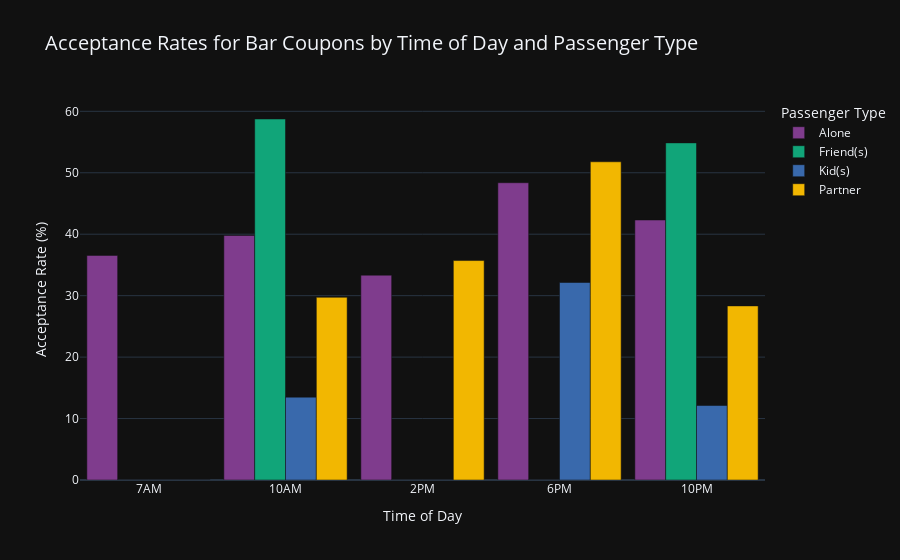

Here is the notebook cell this chart was saved with:
### Markdown cell above
# Acceptance Rates for Bar Coupons by Time of Day and Passenger Type

### Code cell
# Define a custom ordered list of time periods
time_order = ['7AM', '10AM', '2PM', '6PM', '10PM']

# Group data by time and passenger type, then calculate acceptance rates
time_passenger_group = bar_coupons.groupby(['time', 'passanger'])['Y'].mean().reset_index()
time_passenger_group.columns = ['Time of Day', 'Passenger Type', 'Acceptance Rate']
time_passenger_group['Acceptance Rate'] *= 100  # Convert to percentage

# Convert 'Time of Day' to a categorical variable with the specified custom order
time_passenger_group['Time of Day'] = pd.Categorical(time_passenger_group['Time of Day'], categories=time_order, ordered=True)

# Ensure all specified time periods are included
# Create a new DataFrame index with all combinations of time periods and passenger types
time_passenger_combinations = pd.MultiIndex.from_product([time_order, time_passenger_group['Passenger Type'].unique()], names=['Time of Day', 'Passenger Type'])
time_passenger_group = time_passenger_group.set_index(['Time of Day', 'Passenger Type']).reindex(time_passenger_combinations, fill_value=0).reset_index()

# Create a grouped bar chart using Plotly Express
fig = px.bar(
    data_frame=time_passenger_group,
    x='Time of Day',
    y='Acceptance Rate',
    color='Passenger Type',
    barmode='group',  # Group bars by passenger type
    labels={'Acceptance Rate': 'Acceptance Rate (%)'},
    title='Acceptance Rates for Bar Coupons by Time of Day and Passenger Type',
    color_discrete_sequence=px.colors.qualitative.Bold
)

# Maintain earlier format
fig.update_layout(
    xaxis_title='Time of Day',
    yaxis_title='Acceptance Rate (%)',
    title_font_size=20,
    template='plotly_dark',
    bargap=0.1
)

# Display the plot
fig.show()

### Figure 1 — Plotly figure (JSON) as saved in the notebook; plotly's stock layout.template omitted (floating-point values rounded to 4 significant figures)
{"data": [{"alignmentgroup": "True", "hovertemplate": "Passenger Type=Alone<br>Time of Day=%{x}<br>Acceptance Rate (%)=%{y}<extra></extra>", "legendgroup": "Alone", "marker": {"color": "rgb(127, 60, 141)", "pattern": {"shape": ""}}, "name": "Alone", "offsetgroup": "Alone", "orientation": "v", "showlegend": true, "textposition": "auto", "type": "bar", "x": ["7AM", "10AM", "2PM", "6PM", "10PM"], "xaxis": "x", "y": [36.55, 39.8, 33.33, 48.38, 42.31], "yaxis": "y"}, {"alignmentgroup": "True", "hovertemplate": "Passenger Type=Friend(s)<br>Time of Day=%{x}<br>Acceptance Rate (%)=%{y}<extra></extra>", "legendgroup": "Friend(s)", "marker": {"color": "rgb(17, 165, 121)", "pattern": {"shape": ""}}, "name": "Friend(s)", "offsetgroup": "Friend(s)", "orientation": "v", "showlegend": true, "textposition": "auto", "type": "bar", "x": ["7AM", "10AM", "2PM", "6PM", "10PM"], "xaxis": "x", "y": [0, 58.75, 0, 0, 54.86], "yaxis": "y"}, {"alignmentgroup": "True", "hovertemplate": "Passenger Type=Kid(s)<br>Time of Day=%{x}<br>Acceptance Rate (%)=%{y}<extra></extra>", "legendgroup": "Kid(s)", "marker": {"color": "rgb(57, 105, 172)", "pattern": {"shape": ""}}, "name": "Kid(s)", "offsetgroup": "Kid(s)", "orientation": "v", "showlegend": true, "textposition": "auto", "type": "bar", "x": ["7AM", "10AM", "2PM", "6PM", "10PM"], "xaxis": "x", "y": [0, 13.48, 0, 32.14, 12.12], "yaxis": "y"}, {"alignmentgroup": "True", "hovertemplate": "Passenger Type=Partner<br>Time of Day=%{x}<br>Acceptance Rate (%)=%{y}<extra></extra>", "legendgroup": "Partner", "marker": {"color": "rgb(242, 183, 1)", "pattern": {"shape": ""}}, "name": "Partner", "offsetgroup": "Partner", "orientation": "v", "showlegend": true, "textposition": "auto", "type": "bar", "x": ["7AM", "10AM", "2PM", "6PM", "10PM"], "xaxis": "x", "y": [0, 29.73, 35.71, 51.79, 28.33], "yaxis": "y"}], "layout": {"autosize": true, "bargap": 0.1, "barmode": "group", "legend": {"title": {"text": "Passenger Type"}, "tracegroupgap": 0}, "title": {"font": {"size": 20}, "text": "Acceptance Rates for Bar Coupons by Time of Day and Passenger Type"}, "xaxis": {"anchor": "y", "autorange": true, "domain": [0, 1], "range": [-0.5, 4.5], "title": {"text": "Time of Day"}, "type": "category"}, "yaxis": {"anchor": "x", "autorange": true, "domain": [0, 1], "range": [0, 61.84], "title": {"text": "Acceptance Rate (%)"}, "type": "linear"}}}
